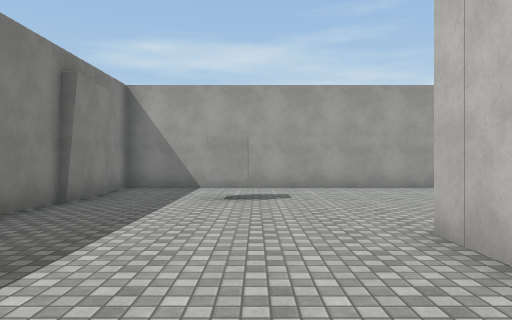
[1] (above)

20 first-person views from a walk through a Unity game level. The camera is 1.4 m above the floor, looks level and sees 70° across. The floor is counted in squares, 2 m on a side. Each view is taken from the middle of a square. On the plan, view 1 faces up. The plan holds only what a view shows up to about 11 squares ahead; the rest is blank. The place goes on beyond the plan. The player is left out. Surface patterns are stand-ins for the level's own textures.

[2]
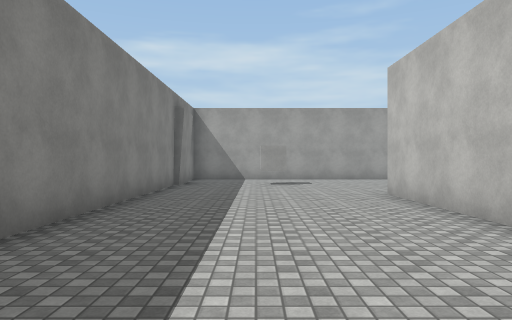

[3]
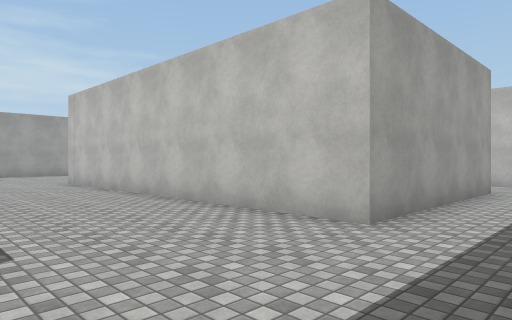

[4]
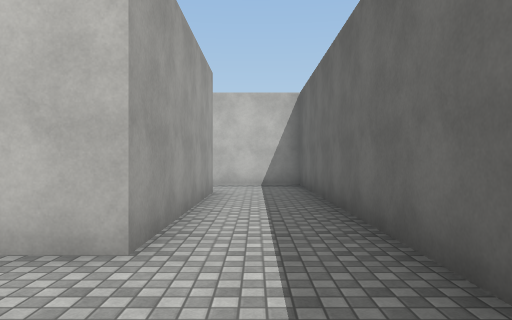

[5]
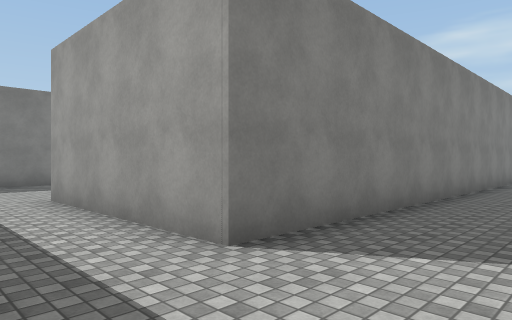

[6]
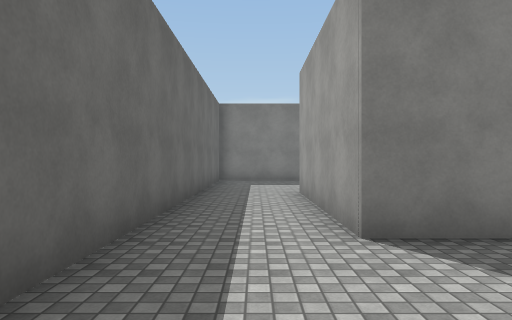

[7]
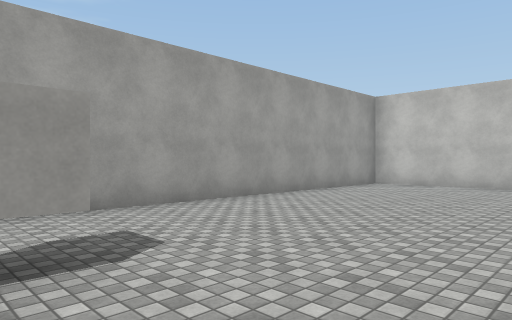

[8]
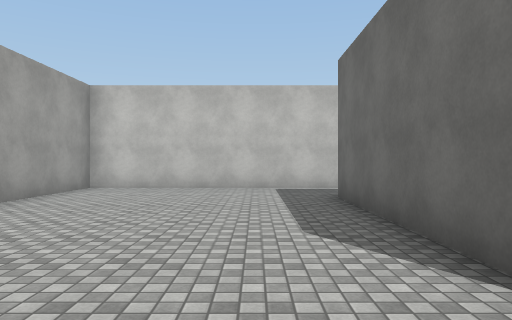

[9]
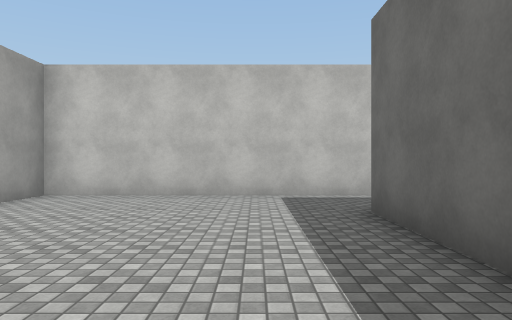

[10]
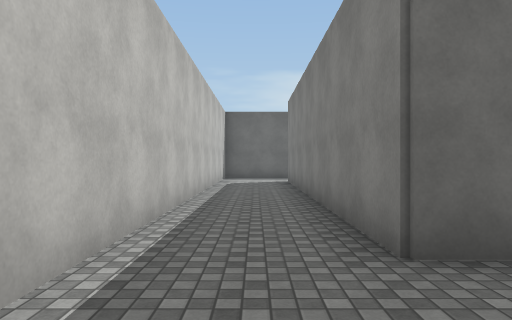

[11]
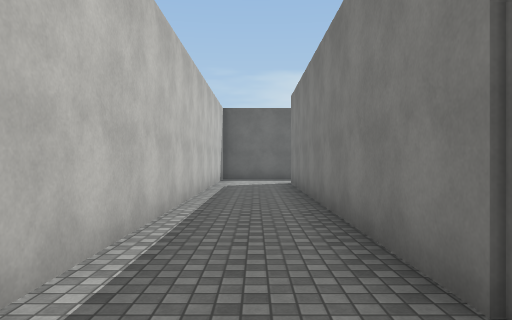

[12]
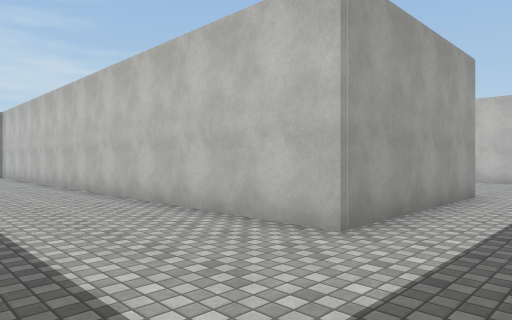

[13]
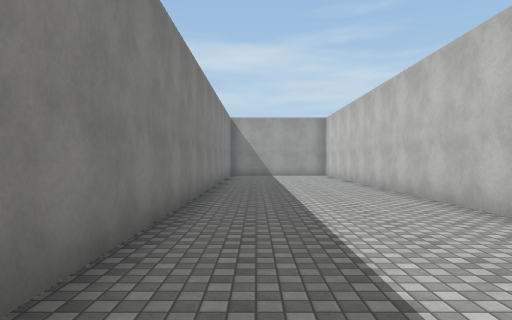

[14]
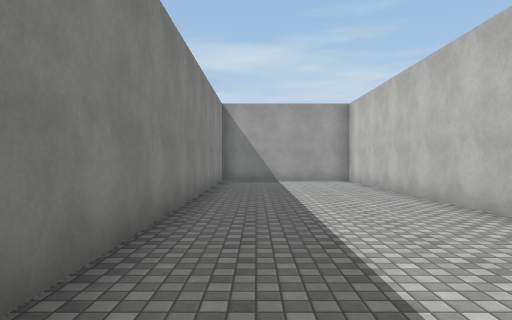

[15]
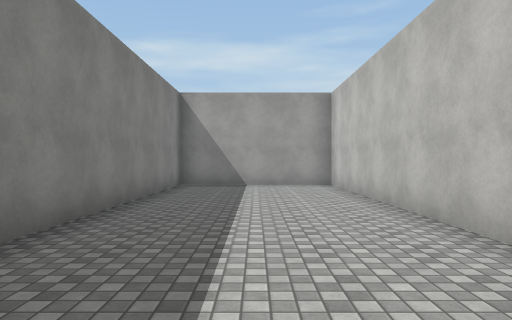

[16]
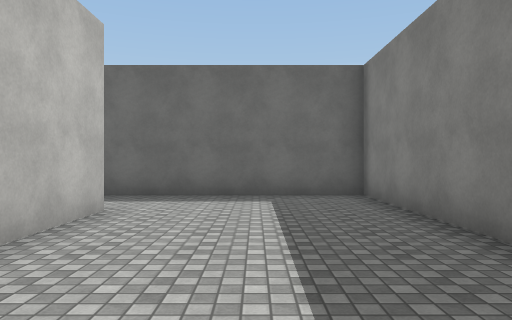

[17]
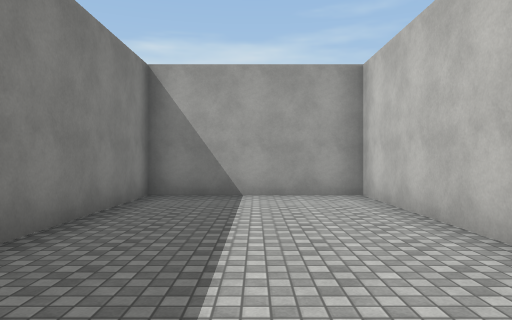

[18]
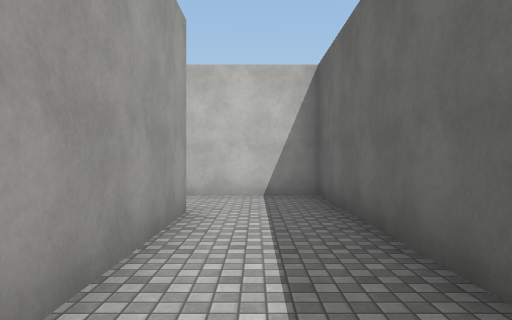

[19]
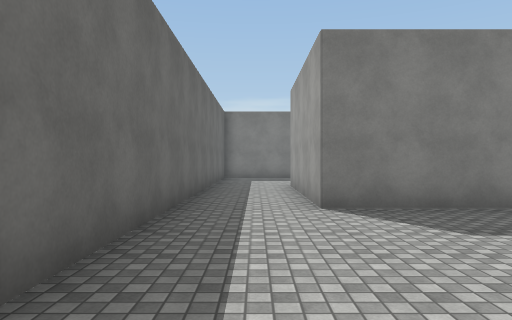

[20]
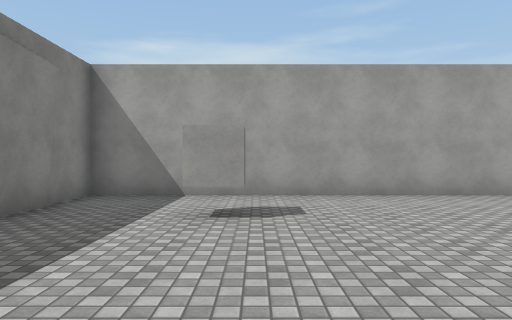

### Floor plan
Points are (right, up) in squares from view 1. A wall is a line through its corners. A room is listed if a view was taken in it or the views show most of it. See-through windows are left out.
Room 1 (views 1, 2, 3, 4, 5, 6, 7, 8, 9, 10, 11, 18, 19, 20)
walls: (2.1, 3.5) (7, 3.5) (7, -5.8); (-3.3, 6.1) (-3.3, -6.1) (-7.9, -6.1); (-3.1, 7.5) (-3.1, 5.9); (7, -6.1) (1.7, -6.1) (1.7, 3.5); (-9.6, -8.2) (9.2, -8.2) (9.2, 9.2) (-3.3, 9.2) (-3.3, 7.8)
ways out: opening at (-9, -7.5) to room 2
objects: other object (0, 7)
Room 2 (views 12, 13, 14, 15, 16, 17)
walls: (-7.9, -6.1) (-7.9, 9.2) (-12.1, 9.2) (-12.1, -8.2) (-9.6, -8.2)
ways out: opening at (-9, -7.5) to room 1

Where each view was taken, in squares from view 1:
view 1: 0 up, 0 right, facing up
view 2: 4 down, 1 left, facing up
view 3: 8 down, 2 left, facing up-right
view 4: 7 down, 1 left, facing right
view 5: 8 down, 1 left, facing up-left
view 6: 7 down, 0 right, facing left
view 7: 4 up, 1 left, facing up-right
view 8: 5 up, 0 right, facing right
view 9: 5 up, 2 right, facing right
view 10: 6 up, 8 right, facing down
view 11: 5 up, 8 right, facing down
view 12: 8 down, 11 left, facing up-right
view 13: 7 down, 11 left, facing up
view 14: 3 down, 11 left, facing up
view 15: 1 down, 10 left, facing up
view 16: 1 down, 10 left, facing down
view 17: 2 up, 10 left, facing up
view 18: 7 down, 2 right, facing right
view 19: 7 down, 2 right, facing left
view 20: 2 up, 0 right, facing up
